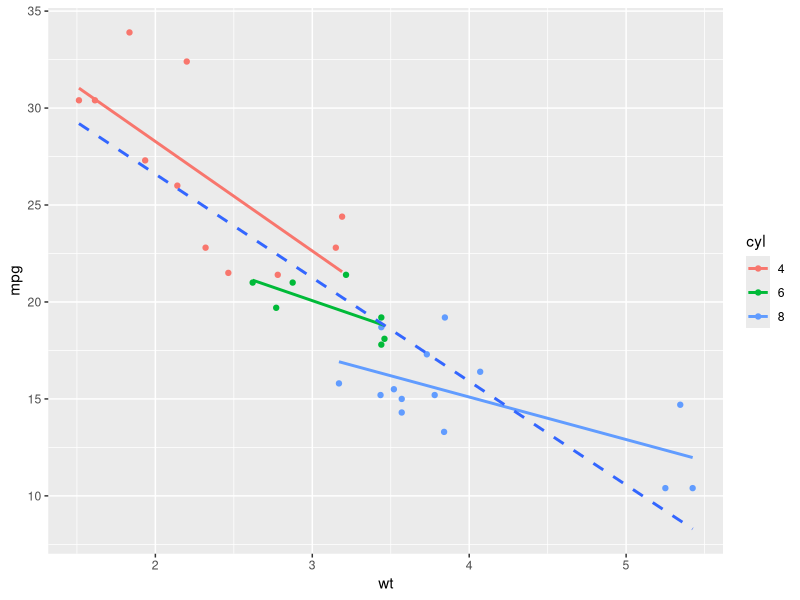

Write R code to recreate this figure.
library(ggplot2)
library(dplyr)

mtcars$cyl <- factor(mtcars$cyl)

ggplot(mtcars, aes(x = wt, y = mpg, col = cyl)) + 
  geom_point() + 
  geom_smooth(method = "lm", se = FALSE, aes(color = cyl)) + 
  geom_smooth(method = "lm", se = FALSE, linetype = 2, aes(color = cyl, group = 1))